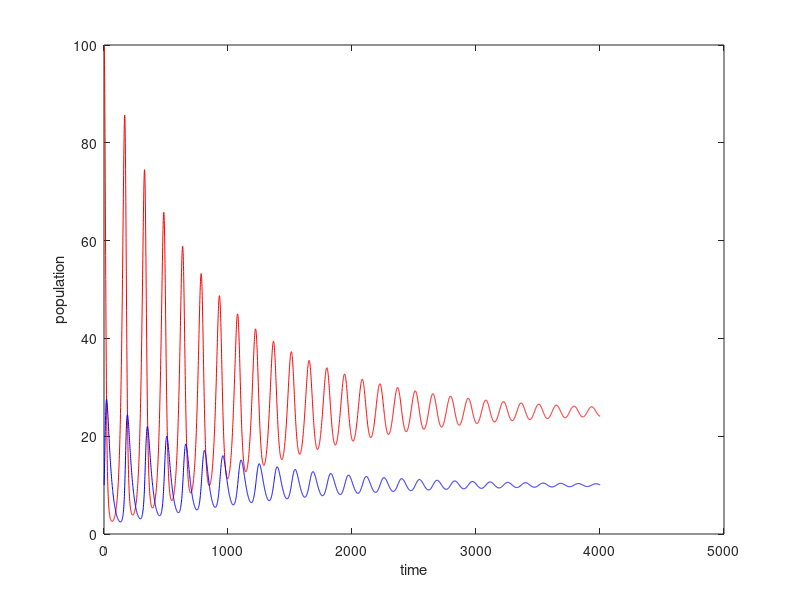
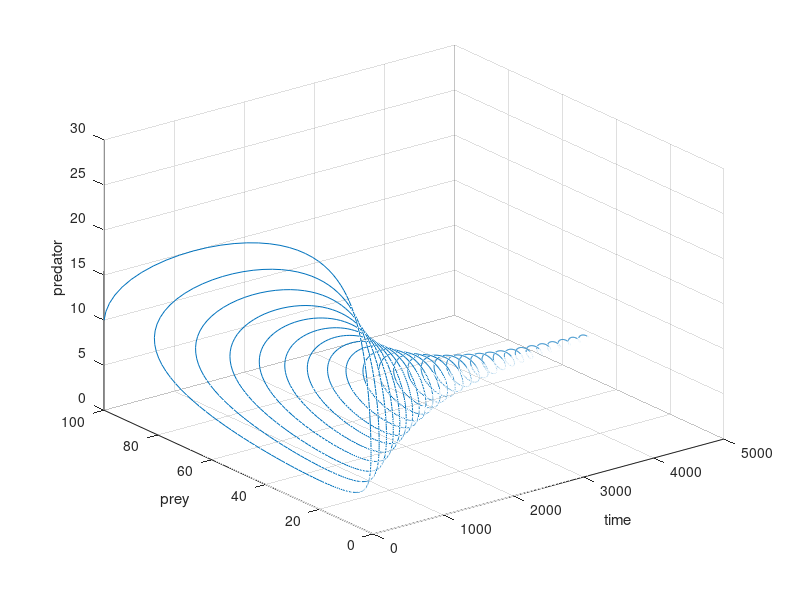

MATLAB code to generate these figures, in order:
clc;
clearvars;
clear;

function [] = lab2exercise2(N, T , a1, a2, b1, b2, y10, y20)
    E = zeros(N+1,2);
    E(1,1) = y10;
    E(1,2) = y20;

    for n = 1:N
        t = n*T/N;
        h = T/N;
        Enw = zeros(2,2);

#        Generating Initial value by euler method
        Enw(1,1) = E(n,1) + h*(E(n,1)*(a1 - b1*E(n,2)));
        Enw(1,2) = E(n,2) + h*(E(n,2)*(-a2 +b2*E(n,1)));

        a = E(n,1);
        b = E(n,2);
        while 1
            printf("Goinng...\n");
            J = [ (1-h*a1+h*b1*Enw(1,2)),  h*b1*Enw(1,1) ; -h*b2*Enw(1,2), 1+h*a2-h*b2*Enw(1,1) ];
            F = [ Enw(1,1)-h*a1*Enw(1,1)+h*b1*Enw(1,2)*Enw(1,1)-a  ; Enw(1,2)+h*a2*Enw(1,2)-h*b2*Enw(1,2)*Enw(1,1)-b ];
            Enw(2,:) = Enw(1,:) - (J \ F)';


            % Compute the difference without using norm
            diff = Enw(2,:) - Enw(1,:);
            diff_norm = sqrt(diff(1)^2 + diff(2)^2);  % Equivalent to norm(diff)

            if ( diff_norm < 10^-6)
                break;
            end
            Enw(1,:) = Enw(2,:);
        end
        E(n+1,:) = Enw(2,:);
    end
    disp(E);

    figure;
    plot(1:N+1,E(:,1),"r",1:N+1,E(:,2),"b");
    xlabel("time");
    ylabel("population");

    figure;
    plot3(1:N+1,E(:,1),E(:,2));
    xlabel("time");
    ylabel("prey");
    zlabel("predator");
    rotate3d;
    grid on;
end


lab2exercise2(4000,250,1,0.5,0.1,0.02,100,10);
